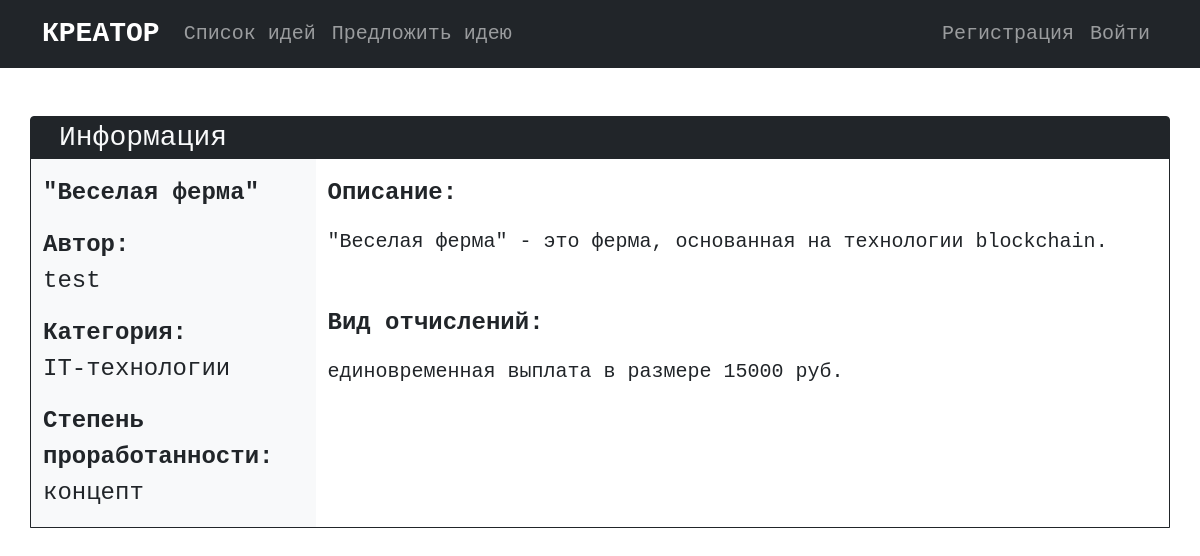
The page /idea.php?id=7 on the database its author committed.
### tables this page shows
CREATE TABLE `ideas` (
  `IdeaID` int NOT NULL,
  `Title` text NOT NULL,
  `CategoryID` int NOT NULL,
  `Description` text NOT NULL,
  `UserID` int NOT NULL,
  `FeeID` int NOT NULL,
  `FeeAmount` int NOT NULL,
  `StageID` int NOT NULL
);

CREATE TABLE `users` (
  `UserID` int NOT NULL,
  `FIO` text NOT NULL,
  `Login` varchar(20) NOT NULL,
  `Password` varchar(40) NOT NULL,
  `E-mail` varchar(40) NOT NULL,
  `Career` text NOT NULL,
  `Status` int NOT NULL
);

CREATE TABLE `categories` (
  `CategoryID` int NOT NULL,
  `Title` text NOT NULL
);

CREATE TABLE `stages` (
  `StageID` int NOT NULL,
  `Title` text NOT NULL
);

CREATE TABLE `fees` (
  `FeeID` int NOT NULL,
  `Title` text NOT NULL
);

### idea.php (the view, shortened to what this page needs)
<html>
    <head>
        <link href="https://cdn.jsdelivr.net/npm/bootstrap@5.1.3/dist/css/bootstrap.min.css" rel="stylesheet">
    </head>
    <body class="font-monospace">
        <nav class="navbar navbar-expand-lg navbar-dark bg-dark">
            <div class="container">
                <a class="navbar-brand fs-3 fw-bold" href="/">КРЕАТОР</a>
                <div class="collapse navbar-collapse fs-5" id="navbarContent">
                    <ul class="navbar-nav me-auto">
                        <li class="nav-item">
                            <a class="nav-link" href="/ideas.php">Список идей</a>
                        </li>
                        <li class="nav-item">
                            <a class="nav-link" href="/suggest.php">Предложить идею</a>
                        </li>
                    </ul>
                    <ul class="navbar-nav">
                    <?php
                        if (!isset($_SESSION['userid']))
                        {
                            echo '<li class="nav-item">
                                <a class="nav-link" href="/registration.php">Регистрация</a>
                            </li>
                            <li class="nav-item">
                                <a class="nav-link" href="/login.php">Войти</a>
                            </li>';
                        }
                    ?>
                    </ul>
                </div>
            </div>
        </nav>
        <div class="container mt-5 mb-5 border border-dark rounded-top bg-dark">
            <div class="row text-light fs-3 ms-3">Информация</div>
            <div class="row bg-light">
                <div class="col-3 fs-4">
                    <?php
                        $database = mysqli_connect('localhost', 'root', '', 'creator');
                        $id = $_GET['id'];
                        $result = mysqli_query($database, "SELECT * FROM `ideas` WHERE `ideaid` = $id");
                        $row = mysqli_fetch_row($result);
                    ?>
                    <p class="fw-bold mt-3"><?php echo $row[1]; ?></p>
                    <p><b>Автор:</b><br><?php $author = mysqli_fetch_row(mysqli_query($database, "SELECT * FROM `users` WHERE `userid` = $row[4]")); echo $author[2]; ?></p>
                    <p><b>Категория:</b><br><?php $category = mysqli_fetch_row(mysqli_query($database, "SELECT `title` FROM `categories` WHERE `categoryid` = $row[2]")); echo $category[0]; ?></p>
                    <p><b>Степень проработанности:</b><br><?php $stage = mysqli_fetch_row(mysqli_query($database, "SELECT * FROM `stages` WHERE `stageid` = $row[7]")); echo $stage[1]; ?></p>
                </div>
                <div class="col bg-white">
                    <div class="mt-3 mb-5">
                        <p class="fw-bold fs-4">Описание:</p>
                        <p class="fs-5"><?php echo $row[3]; ?></p>
                    </div>
                    <div class="mb-3">
                        <p class="fw-bold fs-4">Вид отчислений:</p>
                        <?php
                            $fee = mysqli_fetch_row(mysqli_query($database, "SELECT * FROM `fees` WHERE `feeid` = $row[5]"));
                            if ($fee[0] == 1) { $fee_type = ' руб.'; }
                            else { $fee_type = '%'; }
                            echo '<p class="fs-5">'.$fee[1].' в размере '.$row[6], $fee_type.'</p>';
                        ?>
                    </div>
                </div>
            </div>
        </div>
    </body>
</html>

### rows shown on the page
ideas: Title "\"Веселая ферма\"", Description "\"Веселая ферма\" - это ферма, основанная на технологии blockchain.", FeeAmount "15000"
users: Login "test"
categories: Title "IT-технологии"
stages: Title "концепт"
fees: Title "единовременная выплата", FeeID "руб."
